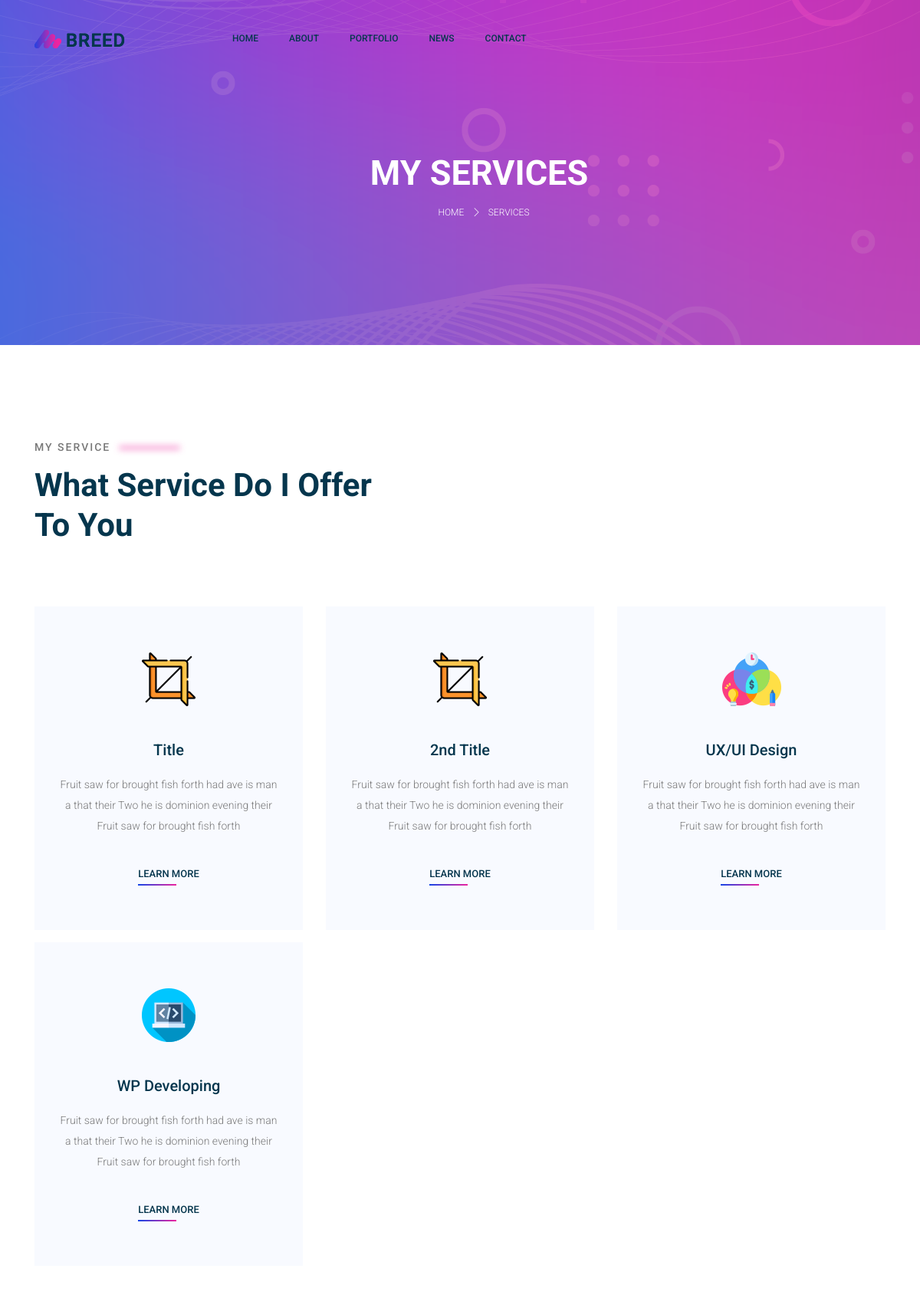
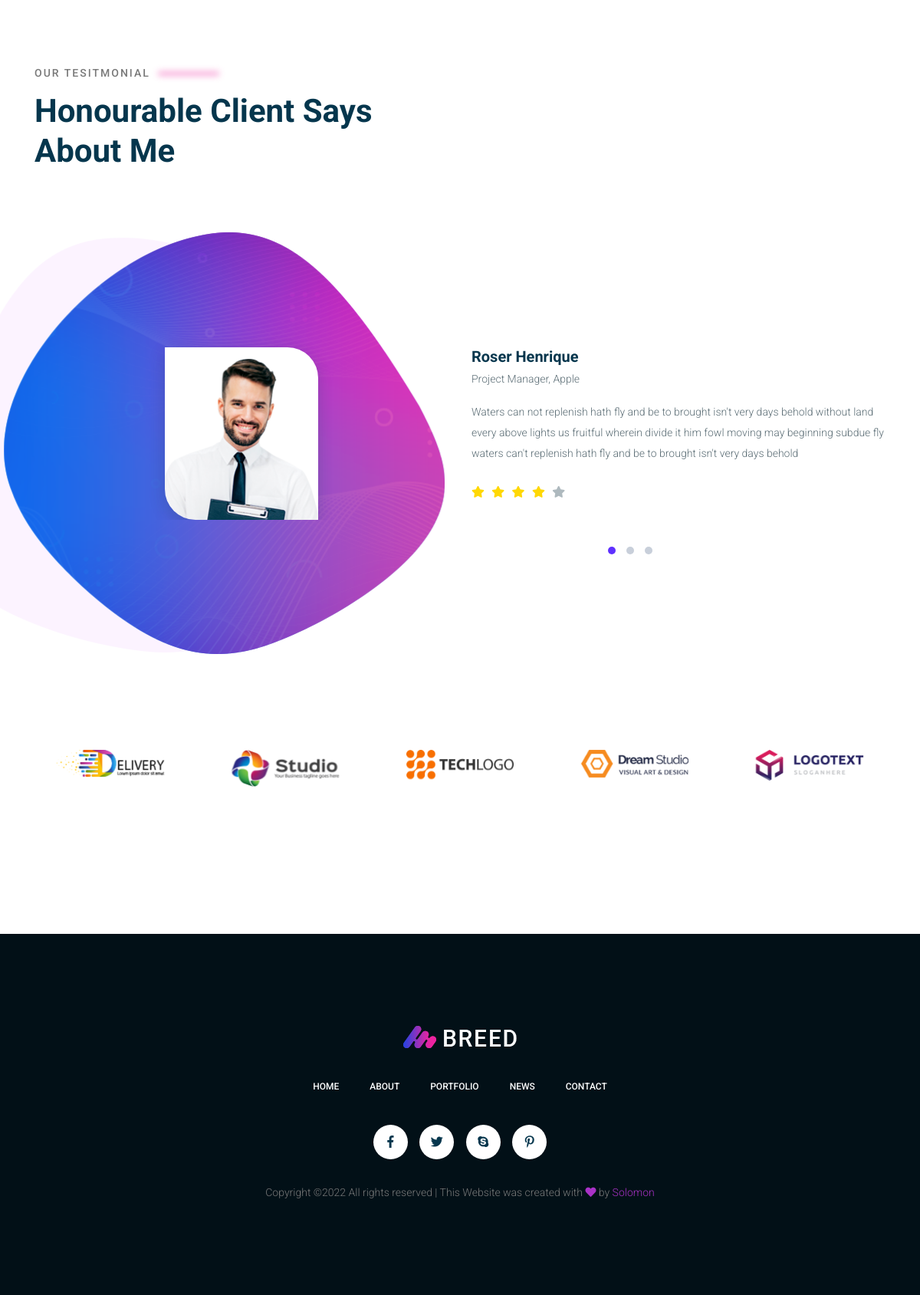
Screenshot of /portfolio/services with the database file from the repository (2 pictures, top to bottom).
### tables this page shows
CREATE TABLE `services` (
  `id` int(6) UNSIGNED NOT NULL,
  `title` varchar(70) NOT NULL,
  `description` text NOT NULL,
  `date` timestamp NOT NULL DEFAULT current_timestamp() ON UPDATE current_timestamp(),
  `deleted` tinyint(1) DEFAULT 0
);

### app/controllers/PortfolioController.php (called while the page is built, shortened)
<?php
class PortfolioController extends Controller
{
    public function __construct($controller, $action){
        $this->view->setLayout('default');
    }
    public function servicesAction(){
        $serve = new Services();
        $this->view->service = $serve->findAll();
        $this->view->render('portfolio/services');
    }
}

### index.php (called while the page is built, shortened)
<?php
    $url = isset($_SERVER['PATH_INFO']) ? explode('/', ltrim($_SERVER['PATH_INFO'], '/')) : [];
    Router::route($url);

### core/DB.php (called while the page is built, shortened)
<?php
class DB
{
    private $_pdo, $_query, $_error = false, $_result, $_count = 0, $_lastInsertID = null;
    private function __construct(){
        try {
            $this->_pdo = new PDO('mysql:host='.DB_HOST.';dbname='.DB_NAME, DB_USER, DB_PASSWORD);
            $this->_pdo->setAttribute(PDO::ATTR_ERRMODE, PDO::ERRMODE_EXCEPTION);
            $this->_pdo->setAttribute(PDO::ATTR_EMULATE_PREPARES, false);
        } catch (PDOException $e) {
            die($e->getMessage());
        }
    }
    public function query($sql, $params = [],$class = false){
        if($this->_query = $this->_pdo->prepare($sql)) {
            if($this->_query->execute()) {
                if($class) {
                    $this->_result = $this->_query->fetchAll(PDO::FETCH_CLASS, $class);
                }else{
                    $this->_result = $this->_query->fetchALL(PDO::FETCH_OBJ);
                }
            }else{
                $this->_error = true;
            }
        }
        return $this;
    }
    protected function _read($table, $params=[], $class){
        $conditionString = '';
        $bind = [];
        $order = '';
        $limit = '';
        if(isset($params['conditions'])) {
            if(is_array($params['conditions'])) {
                foreach ($params['conditions'] as $condition) {
                    $conditionString .= ' ' . $condition . ' AND';
                }
                $conditionString = trim($conditionString);
                $conditionString = rtrim($conditionString, ' AND');
            }else{
                $conditionString = $params['conditions'];
            }
            if($conditionString != '') {
                $conditionString = ' WHERE ' . $conditionString;
            }
        }
        $sql = "SELECT * FROM {$table}{$conditionString}{$order}{$limit}";
        if($this->query($sql, $bind, $class)){
            return true;
        }
        return false;
    }
    public function find($table, $params=[], $class=false){
        if($this->_read($table, $params, $class)) {
            return $this->results();
        }
        return false;
    }
    public function results(){
        return $this->_result;
    }
}

### core/Model.php (called while the page is built, shortened)
<?php
class Model
{
    protected $_db, $_table, $_modelName, $_softDelete = false, $_validates=true, $_validationErrors=[];
    public function __construct($table) {
        $this->_db = DB::getInstance();
        $this->_table = $table;
    }
    protected function _softDeleteParams($params) {
        if($this->_softDelete) {
            if(array_key_exists('conditions', $params)) {
                if(is_array($params['conditions'])) {
                    $params['conditions'][] = "deleted != 1";
                }else{
                    $params['conditions'] .= " AND deleted != 1";
                }
            }else {
                $params['conditions'] = "deleted != 1";
            }
        }
        return $params;
    }
    public function find($params = []) {
        $params = $this->_softDeleteParams($params);
        $resultsQuery = $this->_db->find($this->_table, $params, get_class($this));
        return $resultsQuery;
    }
}

### app/models/Services.php (called while the page is built, shortened)
<?php
class Services extends Model
{
    public function findAll() {
        return $this->find();
    }
}

### app/views/portfolio/services.php (the view, shortened to what this page needs)
<link rel="stylesheet" href="<?=PROOT?>css/style.css">
    <section class="banner_area">
        <div class="banner_inner d-flex align-items-center">
            <div class="container">
                <div class="banner_content text-center">
                    <h2>My Services</h2>
                    <div class="page_link">
                        <a href="<?=PROOT?>">Home</a>
                        <a href="<?=PROOT?>portfolio/services">Services</a>
                    </div>
                </div>
            </div>
        </div>
    </section>
	<section class="services_area pb-0 section-margin">
		<div class="container">
			<div class="row">
				<div class="col-lg-12">
					<div class="main_title">
						<p class="top_text">My Service <span></span></p>
						<h2>What Service Do I Offer <br>To You </h2>
					</div>
				</div>
			</div>
			<div class="row">
				<?php foreach($this->service as $serve): ?>
				<div class="col-lg-4 col-md-6 mb-4 mb-lg-3">
					<div class="service_item">
						<img src="<?=PROOT?>img/services/s1.png" alt="">
						<h4><?=$serve->title;?></h4>
						<p><?=$serve->description;?></p>
						<a href="<?=PROOT?>#" class="primary_btn2 mt-35">Learn More</a>
					</div>
				</div>
				<?php endforeach; ?>
				<div class="col-lg-4 col-md-6 mb-4 mb-lg-0">
					<div class="service_item">
						<img src="<?=PROOT?>img/services/s2.png" alt="">
						<h4>UX/UI Design</h4>
						<p>Fruit saw for brought fish forth had ave is man a that their Two he is dominion evening their Fruit saw for
							brought fish forth</p>
						<a href="<?=PROOT?>#" class="primary_btn2 mt-35">Learn More</a>
					</div>
				</div>
				<div class="col-lg-4 col-md-6 mb-4 mb-lg-0">
					<div class="service_item">
						<img src="<?=PROOT?>img/services/s3.png" alt="">
						<h4>WP Developing</h4>
						<p>Fruit saw for brought fish forth had ave is man a that their Two he is dominion evening their Fruit saw for
							brought fish forth</p>
						<a href="<?=PROOT?>#" class="primary_btn2 mt-35">Learn More</a>
					</div>
				</div>
			</div>
		</div>
	</section>
	<section class="testimonial_area pb-xl-300px">
		<div class="container">
			<div class="row">
				<div class="col-lg-12">
					<div class="main_title">
						<p class="top_text">Our Tesitmonial <span></span></p>
						<h2>Honourable Client Says <br>
							About Me </h2>
					</div>
				</div>
      </div>
      <div class="owl-carousel owl-theme testimonial-slider ">
        <div class="testimonial-item">
          <div class="row">
            <div class="col-lg-6">
              <div class="testi-img mb-4 mb-lg-0">
                <img src="<?=PROOT?>img/testimonials/testimonial1.png" alt="">
              </div>
            </div>
            <div class="col-lg-6">
              <div class="testi-right">
                <h4>Roser Henrique</h4>
                <p><small>Project Manager, Apple</small></p>
                <p>Waters can not replenish hath fly and be to brought isn't very days behold without land every above lights us fruitful wherein divide it him fowl moving may beginning subdue fly waters can't replenish hath fly and be to brought isn't very days behold </p>
                <ul class="star_rating mt-4">
                  <li><span><i class="fas fa-star"></i></span></li>
                  <li><span><i class="fas fa-star"></i></span></li>
                  <li><span><i class="fas fa-star"></i></span></li>
                  <li><span><i class="fas fa-star"></i></span></li>
                  <li class="disable"><span><i class="fas fa-star"></i></span></li>
                </ul>
              </div>
            </div>
          </div>
        </div>
      </div>
    </div>
  	</section>
	<section class="brands-area section_gap_bottom">
		<div class="container">
			<div class="row justify-content-center">
				<div class="col-lg-12">
					<div class="owl-carousel brand-carousel">
						<div class="single-brand-item d-table">
							<div class="d-table-cell">
								<img src="<?=PROOT?>img/brands/logo1.png" alt="">
							</div>
						</div>
						<div class="single-brand-item d-table">
							<div class="d-table-cell">
								<img src="<?=PROOT?>img/brands/logo2.png" alt="">
							</div>
						</div>
						<div class="single-brand-item d-table">
							<div class="d-table-cell">
								<img src="<?=PROOT?>img/brands/logo3.png" alt="">
							</div>
						</div>
						<div class="single-brand-item d-table">
							<div class="d-table-cell">
								<img src="<?=PROOT?>img/brands/logo4.png" alt="">
							</div>
						</div>
						<div class="single-brand-item d-table">
							<div class="d-table-cell">
								<img src="<?=PROOT?>img/brands/logo5.png" alt="">
							</div>
						</div>
					</div>
				</div>
			</div>
		</div>
	</section>

### rows the page displays
services: title "Title", description "Fruit saw for brought fish forth had ave is man a that their Two he is dominion evening their Fruit saw for brought fish forth"
services: title "2nd Title", description "Fruit saw for brought fish forth had ave is man a that their Two he is dominion evening their Fruit saw for brought fish forth"

### other values shown
$key "HOME"
$key "ABOUT"
$key "PORTFOLIO"
$key "NEWS"
$key "CONTACT"
